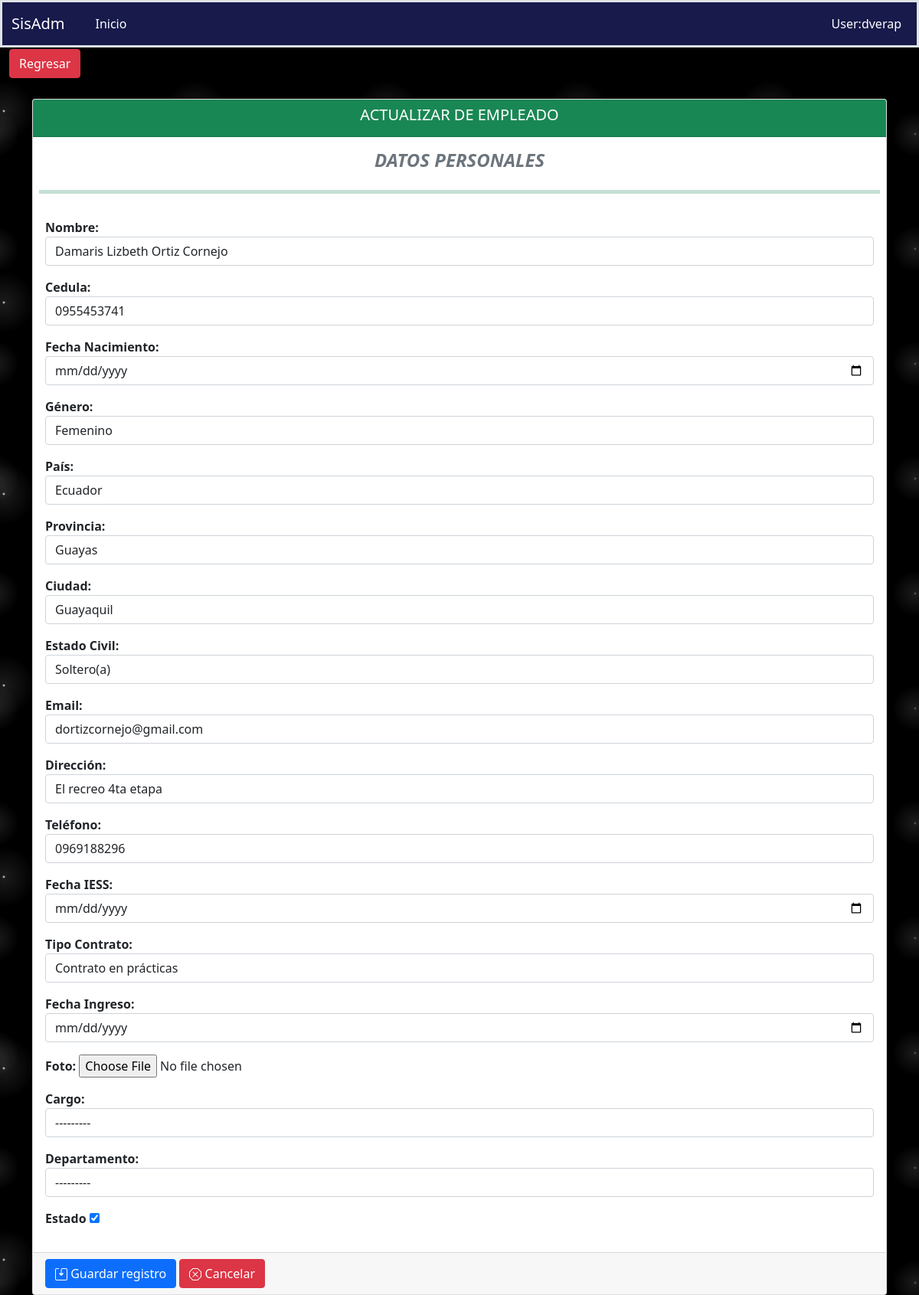
/fichaPersonal/actualizarempleado/1/, run on the app's committed database.
### aplicaciones/ficha_personal/models.py (models this page shows, shortened)
class Empleado(Base):
    nombres = models.CharField(max_length=200)
    cedula = models.CharField(max_length=10, unique=True)
    fecha_nacimiento = models.DateField(blank=True, null=True, auto_now=False)
    genero = models.CharField(max_length=1, choices=GENERO, default=GENERO[0][0], blank=True, null=True)
    pais = models.ForeignKey(Pais, on_delete=models.PROTECT, blank=True, null=True)
    provincia = models.ForeignKey(Provincia, on_delete=models.PROTECT, blank=True, null=True)
    ciudad = models.ForeignKey(Ciudad, on_delete=models.PROTECT, blank=True, null=True)
    estado_civil = models.CharField(max_length=1, choices=ESTADO_CIVIL, default=ESTADO_CIVIL[0][0], blank=True,null=True)
    email = models.CharField(max_length=100, unique=True)
    direccion = models.TextField(blank=True, null=True, verbose_name='Dirección')
    telefonos = models.CharField(max_length=10, blank=True, null=True)
    fecha_IESS = models.DateField(blank=True, null=True, auto_now=False)
    tipo_Contrato = models.CharField(max_length=2, choices=TIPO_CONTRATO, default=TIPO_CONTRATO[0][0], blank=True,null=True)
    fecha_Ingreso = models.DateField(blank=True, null=True, auto_now=False)
    foto = models.ImageField(upload_to='fichaPersonal/empleados', blank=True, null=True)
    cargo = models.ForeignKey(Cargo, on_delete=models.PROTECT,blank=True, null=True)
    departamento = models.ForeignKey(Departamento, on_delete=models.PROTECT,blank=True, null=True)
    estado = models.BooleanField(default=True)
    class Meta:
        verbose_name = "Empleado"
        verbose_name_plural = "Empleados"
        ordering = ('id',)

### aplicaciones/ficha_personal/views/empleados/views.py (the view)
# urls.py: path('actualizarempleado/<int:pk>/', ActualizarEmpleado.as_view(), name='actualizarempleado'),
class ActualizarEmpleado(UpdateView):
    model = Empleado
    template_name = "Empleados/formEmpleado.html"
    success_url = reverse_lazy('ficha_Personal:empleado')
    form_class = EmpleadoForm
    def get_context_data(self, **kwargs):
        context = super().get_context_data(**kwargs)
        context['action_save'] = self.request.path
        context['titulo'] = 'ACTUALIZAR DE EMPLEADO'
        context['url_anterior'] = '/fichaPersonal/empleado'
        context['listar_url'] = '/fichaPersonal/empleado'
        return context

### aplicaciones/core/models.py (called while the page is built)
    def __str__(self):
        return "{}".format(self.nombre)

    def __str__(self):
        return "{}".format(self.nombre)

    def __str__(self):
        return "{}".format(self.nombre)

### aplicaciones/ficha_personal/models.py (called while the page is built)
    def __str__(self):
        return "{}".format(self.descripcion)

    def __str__(self):
        return "{}".format(self.descripcion)

### aplicaciones/ficha_personal/templates/Empleados/formEmpleado.html (shortened to what this page needs)
{% extends 'formulario.html' %}
{% load static %}
{% block controls %}
    <h4 class="fw-bold fst-italic text-secondary text-center">DATOS PERSONALES</h4>
    <hr class="bg-success border-5 border-top border-success">
        <div class="form-group">
            <label class="fw-bold" >Nombre:</label>
            {{ form.nombres }}
        </div>
        <div class="form-group" >
            <label class="fw-bold" id="cedula" >Cedula:</label>
            {{ form.cedula }}
        </div>
        <div class="form-group">
            <label class="fw-bold" >Fecha Nacimiento:</label>
            {{ form.fecha_nacimiento }}
        </div>
        <div class="form-group">
            <label class="fw-bold" >Género:</label>
            {{ form.genero }}
        </div>
        <div class="form-group">
            <label class="fw-bold" >País:</label>
            {{ form.pais }}
        </div>
        <div class="form-group">
            <label class="fw-bold" >Provincia:</label>
            {{ form.provincia }}
        </div>
        <div class="form-group">
            <label class="fw-bold" >Ciudad:</label>
            {{ form.ciudad }}
        </div>
        <div class="form-group">
            <label class="fw-bold" >Estado Civil:</label>
            {{ form.estado_civil }}
        </div>
        <div class="form-group">
            <label class="fw-bold" >Email:</label>
            {{ form.email }}
        </div>
        <div class="form-group">
            <label class="fw-bold" >Dirección:</label>
            {{ form.direccion }}
        </div>
        <div class="form-group">
            <label class="fw-bold" >Teléfono:</label>
            {{ form.telefonos }}
        </div>
        <div class="form-group">
            <label class="fw-bold" >Fecha IESS:</label>
            {{ form.fecha_IESS }}
        </div>
        <div class="form-group">
            <label class="fw-bold" >Tipo Contrato:</label>
            {{ form.tipo_Contrato }}
        </div>
        <div class="form-group">
            <label class="fw-bold" >Fecha Ingreso:</label>
            {{ form.fecha_Ingreso }}
        </div>
        <div class="form-group">
            <label class="fw-bold" >Foto:</label>
            {{ form.foto }}
        </div>
        <div class="form-group">
            <label class="fw-bold" >Cargo:</label>
            {{ form.cargo }}
        </div>
        <div class="form-group">
            <label class="fw-bold" >Departamento:</label>
            {{ form.departamento }}
        </div>
        <div class="form-group">
            <label class="fw-bold" >Estado</label>
            {{ form.estado }}
        </div>
{% endblock %}

### static/css/estilos.css (style rules this page uses)
body { background-color:black; background-image: radial-gradient(white, rgba(255,255,255,.2) 2px, transparent 40px), radial-gradient(white, rgba(255,255,255,.15) 1px, transparent 30px), radial-gradient(white, rgba(255,255,255,.1) 2px, transparent 40px), radial-gradient(rgba(255,255,255,.4), rgba(255,255,255,.1) 2px, transparent 30px); background-size: 550px 550px, 350px 350px, 250px 250px, 150px 150px; background-position: 0 0, 40px 60px, 130px 270px, 70px 100px; color: #171a4a; }

### data on the page
Empleado: nombres "Damaris Lizbeth Ortiz Cornejo", cedula "0955453741", genero "Femenino", pais "Ecuador", provincia "Guayas", ciudad "Guayaquil", estado_civil "Soltero(a)", email "dortizcornejo@gmail.com", direccion "El recreo 4ta etapa", telefonos "0969188296", tipo_Contrato "Contrato en prácticas", cargo "---------", departamento "---------", estado "☑"

### other printed values
{{ titulo }} "ACTUALIZAR DE EMPLEADO"
